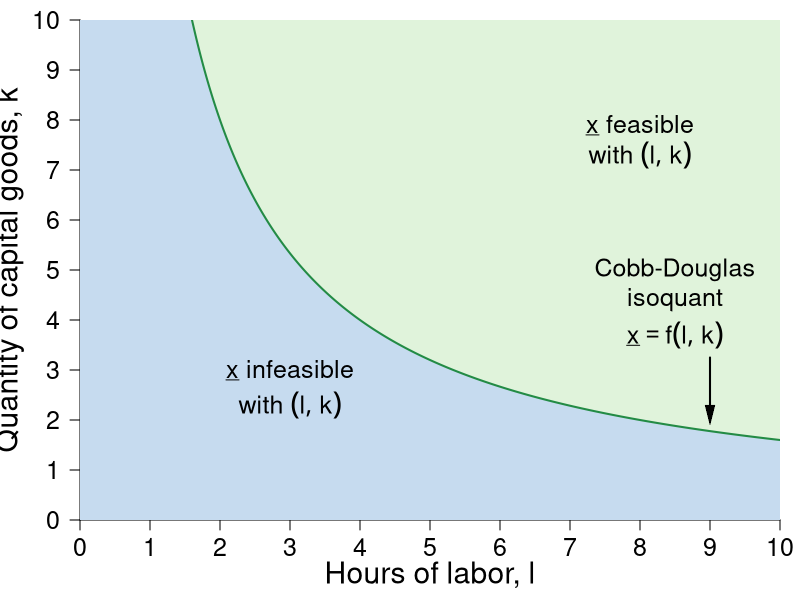

The R script that drew this image:
#Graph Designer: Simon Halliday + Scott Cohn
#Authors: Bowles, Foley and Halliday
#Title: Coordination, Conflict and Competition: A Text in Microeconomics

library(shape)
pdf(file = "specprodexch/isoquant_shaded.pdf", width = 7, height = 7)

#Set parameters for graphics
pointsize <- 1.8
axislabelsize <- 1.8
labelsize <- 1.5
namesize <- 1.8
annotatesize <- 1.5
graphlinewidth <- 2
segmentlinewidth <- 1.5

COL <- c("#7fc97f", "#beaed4", "#fdc086", "#ffff99", "#386cb0", "#f0027f", "#bf5b17", "#666666")
COLA <- c("#e0f3db", "#99d8c9","#66c2a4","#41ae76", "#238b45", "#005824")
COLB <- c("#c6dbef", "#4eb3d3", "#2b8cbe", "#0868ac","#084081")

#Edited the margins to cater for the larger LHS labels
par(mar =  c(4, 4, 1, 1))

uFn <- function(x, y, alpha = 0.5){
  (x^alpha)*(y^(1 - alpha))
}

indiffA <- function(x, alpha = 0.5, uA = 5) {
  (uA / x^alpha)^(1/(1 - alpha))
}

xlims <- c(0, 10)
ylims <- c(0, 10)

npts <- 501 
x <- seq(xlims[1], xlims[2], length.out = npts)
y <- seq(ylims[1], ylims[2], length.out = npts) 
a <- c(2, 4, 6)

plot(0, 0, xlim = xlims, ylim = ylims, type = "n",
     xlab = expression(paste("")),
     ylab = expression(paste("")), 
     xaxt = "n", 
     yaxt = "n", 
     cex.lab = axislabelsize, 
     bty = "n", 
     xaxs="i", 
     yaxs="i"
)


ticksy <- seq(from = 0, to = ylims[2], by = 1)
ylabels <- seq(from = 0, to = ylims[2], by = 1)
ticksx <- seq(from = 0, to = xlims[2], by = 1)
xlabels <- seq(from = 0, to = xlims[2], by = 1)
# ticksy <- c(ylims[1], 5.25, 8, ylims[2])
# ylabels <- c(NA, expression(paste(y,"*")), expression(paste(bar(y))), NA)
# ticksx <- c(xlims[1], 5.25, 8.944272, xlims[2])
# xlabels <- c(NA, expression(paste(x,"*")), expression(paste(bar(x))), NA)

axis(1, at = ticksx, pos = 0, labels = xlabels, cex.axis = labelsize)
axis(2, at = ticksy, pos = 0, labels = ylabels, las = 1, cex.axis = labelsize)

npts <- 500 
xx1 <- seq(xlims[1], xlims[2], length.out = npts)
xx2 <- seq(0, xlims[2], length.out = npts)
xx3 <- seq(xlims[1], 0, length.out = npts)

#Draw the polygon for shading the utility areas
xpoly1 <- seq(from = xlims[1], to = xlims[2], length.out = 500)
ypoly1 <- indiffA(xpoly1, alpha = 0.5, uA = 4)
polygon(x = c(xpoly1, rev(xpoly1[1])), y = c(ypoly1, rev(ypoly1)[1]), col=COLB[1], density=NULL, border = NA)
ypoly1 <- indiffA(xpoly1, alpha = 0.5, uA = 4)
polygon(x = c(0, 0, xlims[2], xlims[2], 0), y = c(0, indiffA(xlims[2]), indiffA(xlims[2]), 0, 0), col=COLB[1], density=NULL, border = NA)


polygon(x = c(xlims[2], rev(xpoly1), xpoly1), y = c(ylims[2], rev(ypoly1), ypoly1), col=COLA[1], density=NULL, border = NA)


#Draw the graphs
lines(xx1, indiffA(xx1, alpha = 0.5, uA = 4), col = COLA[5], lwd = graphlinewidth)

#Label the feasible frontier
# text(3.2, 1, expression("Feasible Frontier"), cex = labelsize)
# text(3.2, 0.5, expression("(production possibilities frontier)"), cex = labelsize)
# Arrows(4.35, 0.95, 8.1, 0.95, col = "black", lty = 1, lwd = 2, arr.type = "triangle", arr.lwd = 0.5)

#Axis labels
#mtext(expression(paste("Hours of labor, ", l)), side = 1, line = 3.5, cex = axislabelsize)
text(0.5*xlims[2], -1.1, expression(paste("Hours of labor, ", l)), xpd = TRUE, cex = axislabelsize) 
text(-1, 0.5*ylims[2], expression(paste("Quantity of capital goods, ", k)), xpd = TRUE, cex = axislabelsize, srt = 90) 


# contour(x, y, 
#         outer(x, y, uFn),
#         drawlabels = FALSE,
#         col = COLB[3],
#         lwd = graphlinewidth,
#         levels = a, 
#         xaxs="i", 
#         yaxs="i", 
#         add = TRUE)


#Label the indifference curves
text(8.5, 5, expression("Cobb-Douglas"), cex = labelsize)
text(8.5, 4.4, expression("isoquant"), cex = labelsize)
text(8.5, 3.7, expression(underline(x) ==f(l,k)), cex = labelsize)
Arrows(9, 3.25, 9, 2.1, col = "black", lty = 1, lwd = 2, arr.type = "triangle", arr.lwd = 0.5)

#Label feasible and infeasible
text(3, 3, expression(paste(x = underline(x), " infeasible")), cex = labelsize)
text(3, 2.3, expression(paste("with ", (list(l, k)) )), cex = labelsize)

#text(8, 8.5, expression(paste("Production set:")), cex = labelsize)
text(8, 7.9, expression(paste(x = underline(x), " feasible")), cex = labelsize)
text(8, 7.3, expression(paste("with ", (list(l, k)) )), cex = labelsize)

#text(9.5, 3.15, expression(u[2]^A), cex = labelsize)
#text(9.5, 5.85, expression(u[3]^A), cex = labelsize)

dev.off()
